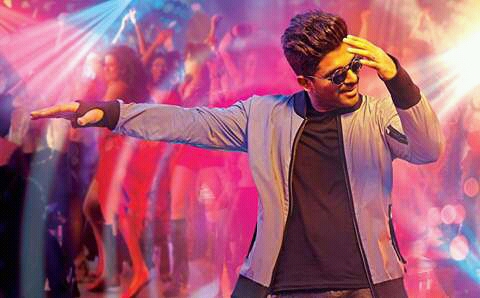
#> input picture AlluPic.jpg, 480 x 298 px, found by its file name
$ jupyter execute ' Computer Vision - Image Basics with OpenCV and Python Using Jupyter Notebook.ipynb'   (shell and % lines are left out)
#> lines starting #> are read from the running program, lines starting #| are printed output that depends on the picture
# Computer Vision - Image Basics with OpenCV and Python

### Import Libraries

[cell 1]
import numpy as np
import matplotlib.pyplot as plt

### Use PIL for the image

[cell 2]
from PIL import Image

[cell 3]
img=Image.open('Downloads/AlluPic.jpg')
#> img is the input picture: PIL image 480x298 RGB; mean R, G, B 164.3, 92.2, 117.7

[cell 4]
img

### Rotate the Image

[cell 5]
img.rotate(-90)
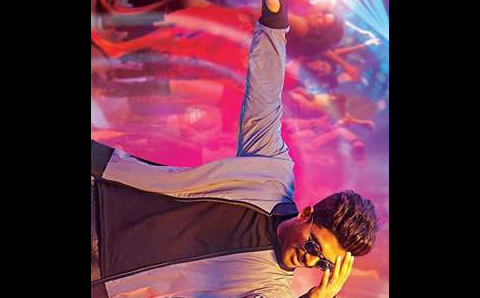
#> Out: PIL image 480x298 RGB; mean R, G, B 100.5, 50.4, 67.8

Check the Type of the Image

[cell 6]
type(img)

### Turn the image into an array

[cell 7]
img_array=np.asarray(img)

[cell 8]
type(img_array)

### Get the Height,Width & Channels

[cell 9]
img_array.shape
#> Out = (298, 480, 3)

[cell 10]
plt.imshow(img_array)

### R G B Channels

[cell 11]
img_test=img_array.copy()

### Only Red channel

[cell 12]
plt.imshow(img_test[:,:,0])

### Scale Red channel to Gray

[cell 13]
plt.imshow(img_test[:,:,0],cmap='gray')

### Only Blue channel

[cell 14]
plt.imshow(img_test[:,:,2])

### Scale Blue channel to Gray

[cell 15]
plt.imshow(img_test[:,:,2],cmap='gray')

### Only Green channel

[cell 16]
plt.imshow(img_test[:,:,1])

### Scale Green channel to Gray

[cell 17]
plt.imshow(img_test[:,:,1],cmap='gray')
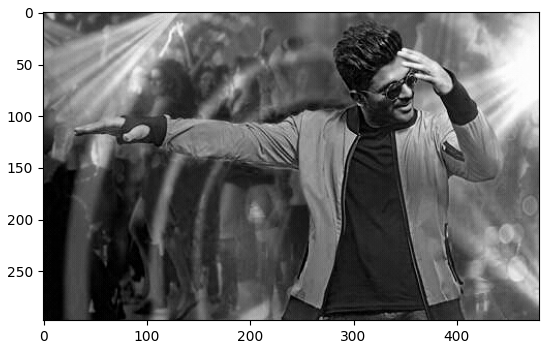
#> figure drawn by matplotlib, 1 panel

### Remove Red Colour

[cell 18]
img_test[:,:,0]=0
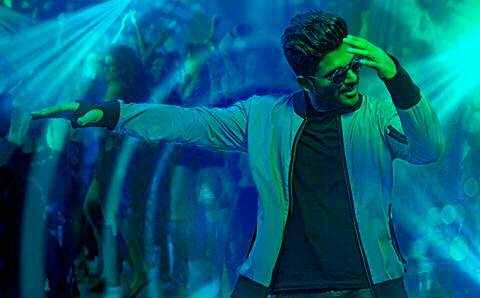
#> img_test: shape (298, 480, 3); mean R, G, B 0, 92.2, 117.7

plt.imshow(img_test)

### Remove Green Colour

[cell 19]
img_test[:,:,1]=0
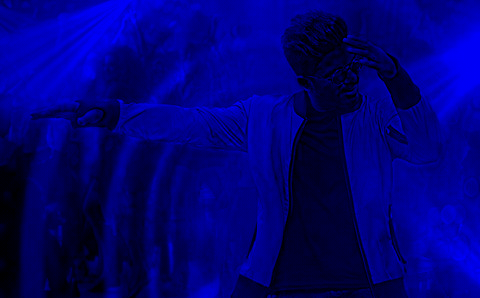
#> img_test: shape (298, 480, 3); mean R, G, B 0, 0, 117.7

plt.imshow(img_test)

### Remove Blue Colour

[cell 20]
img_test[:,:,2]=0
#> img_test: shape (298, 480, 3); every value is 0

plt.imshow(img_test)

# OpenCV

### Import Libraries

[cell 21]
import numpy as np
import matplotlib.pyplot as plt

### Import OpenCV

[cell 22]
import cv2

Get the image with the imread

[cell 23]
img=cv2.imread('Downloads/AlluPic.jpg')
#> img: shape (298, 480, 3)

### Always check the type

[cell 24]
type(img)

### Get the image shape

[cell 25]
img.shape
#> Out = (298, 480, 3)

Let's see the image with the imshow

[cell 26]
plt.imshow(img)

[cell 27]
img_fix=cv2.cvtColor(img,
                     cv2.COLOR_BGR2RGB)

[cell 28]
plt.imshow(img_fix)

### Scale it to Gray and check the Shape

[cell 29]
img_gray=cv2.imread('Downloads/AlluPic.jpg',
                    cv2.IMREAD_GRAYSCALE)
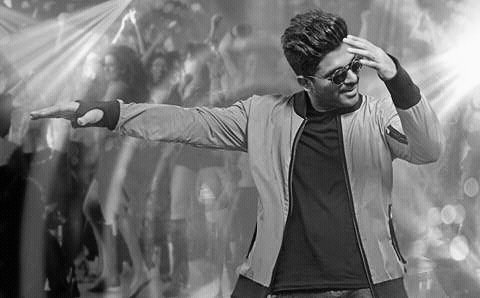
#> img_gray: shape (298, 480); min 0, max 252, mean 116.7

[cell 30]
img_gray.shape
#> Out = (298, 480)

[cell 31]
plt.imshow(img_gray,cmap='gray')

### Resize the image

[cell 32]
img_new=cv2.resize(img_fix,
                  (200,400))
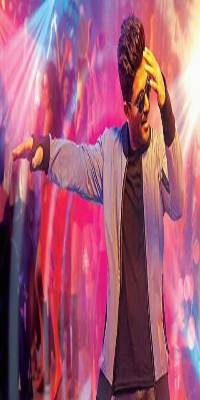
#> img_new: shape (400, 200, 3); mean R, G, B 164.2, 92.1, 117.6

[cell 33]
plt.imshow(img_new)

### Resize with Ratio

[cell 34]
width_ratio=0.5
height_ratio=0.5

[cell 35]
img2=cv2.resize(img_fix,
               (0,0),
               img_fix,
              width_ratio,
              height_ratio)

[cell 36]
plt.imshow(img2)

[cell 37]
img2.shape
#> Out = (149, 240, 3)

### Flip on Horizontal Axis

[cell 38]
img_3=cv2.flip(img_fix,0)
plt.imshow(img_3)

### Flip on Vertical Axis

[cell 39]
img_3=cv2.flip(img_fix,1)
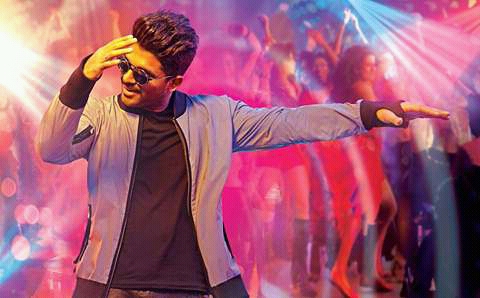
#> img_3: shape (298, 480, 3); mean R, G, B 164.3, 92.2, 117.7
plt.imshow(img_3)

### Flip on Horizontal and on Vertical Axis

[cell 40]
img_3=cv2.flip(img_fix,-1)
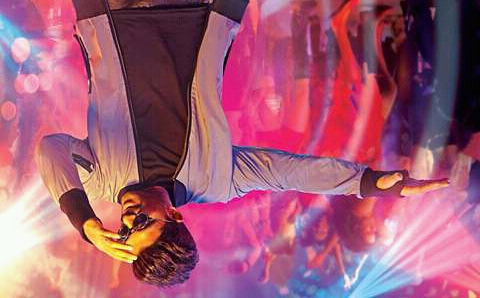
#> img_3: shape (298, 480, 3); mean R, G, B 164.3, 92.2, 117.7
plt.imshow(img_3)

### Change the size of our canvas

[cell 41]
last_img=plt.figure(figsize=(10,7))
ilp=last_img.add_subplot(111)
ilp.imshow(img_fix)

# 02_Draw_shapes_on_image.

### Import Libraries

[cell 42]
import cv2
import numpy as np
import matplotlib.pyplot as plt

### Create a black image to work

[cell 43]
black_img=np.zeros(shape=(512,512,3),
                  dtype=np.int16)

### Get the Shape of the image

[cell 44]
black_img.shape

### Show it

[cell 45]
plt.imshow(black_img)

### Draw a Circle

The center is the first number on x-axis and second on y-axis

[cell 46]
cv2.circle(img=black_img,
          center=(400,100),
          radius=50,
          color=(255,0,0),
          thickness=8)

[cell 47]
plt.imshow(black_img)

### Filled Circle

[cell 48]
cv2.circle(img=black_img,
          center=(400,200),
          radius=50,
          color=(0,255,0),
          thickness=-1)
#> black_img: shape (512, 512, 3) int16; mean of channels 0, 1, 2 2.6, 7.6, 0

plt.imshow(black_img)

### Draw a Rectangle

[cell 49]
cv2.rectangle(black_img,
          pt1=(200,200),
          pt2=(300,300),
          color=(0,255,0),
          thickness=5)
#> black_img: shape (512, 512, 3) int16; mean of channels 0, 1, 2 2.6, 10.3, 0

plt.imshow(black_img)

### Draw Triangle

[cell 50]
vertices=np.array([[10,450],
                  [110,350],
                  [180,450]],
                 np.int32)

pts=vertices.reshape(-1,1,2)

cv2.polylines(black_img,
             [pts],
             isClosed=True,
             color=(0,0,255),
             thickness=3)
#> black_img: shape (512, 512, 3) int16; mean of channels 0, 1, 2 2.6, 10.3, 1.9

plt.imshow(black_img)

### Filled Rectangle

[cell 51]
cv2.rectangle(black_img,
          pt1=(200,50),
          pt2=(300,150),
          color=(137,79,213),
          thickness=-1)
#> black_img: shape (512, 512, 3) int16; mean of channels 0, 1, 2 8, 13.4, 10.1

plt.imshow(black_img)

### Filled Triangle

[cell 52]
vertices=np.array([[10,250],
                  [110,150],
                  [180,250]],
                 np.int32)

pts=vertices.reshape(-1,1,2)

cv2.fillPoly(black_img,
             [pts],
             color=(255,167,201))
#> black_img: shape (512, 512, 3) int16; mean of channels 0, 1, 2 16.4, 18.9, 16.8

plt.imshow(black_img)

### Draw Line

[cell 53]
cv2.line(black_img,
          pt1=(512,0),
          pt2=(0,512),
          color=(255,0,255),
          thickness=3)
#> black_img: shape (512, 512, 3) int16; mean of channels 0, 1, 2 19.8, 18.8, 20.2

plt.imshow(black_img)

### Write Text

[cell 54]
font=cv2.FONT_HERSHEY_SIMPLEX

cv2.putText(black_img,
           text='Rhyme',
           org=(210,500),
           fontFace=font,
           fontScale=3,
           color=(255,255,0),
           thickness=3,
           lineType=cv2.LINE_AA)
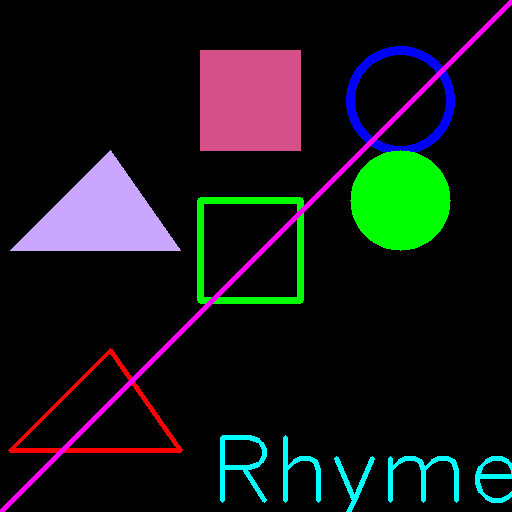
#> black_img: shape (512, 512, 3) int16; mean of channels 0, 1, 2 23.5, 22.5, 20.2; drawn as B, G, R

plt.imshow(black_img)
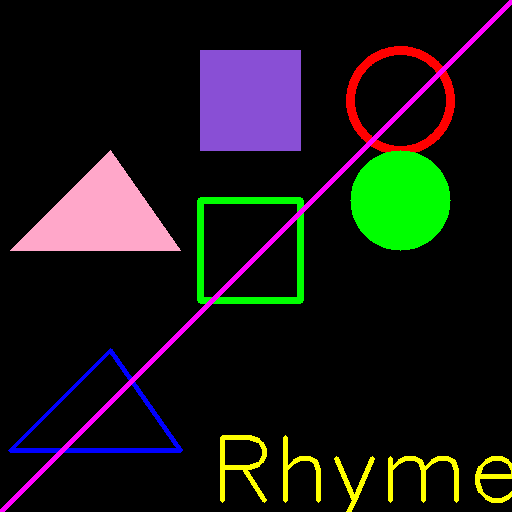
#> shown: shape (512, 512, 3); mean R, G, B 23.5, 22.5, 20.2
